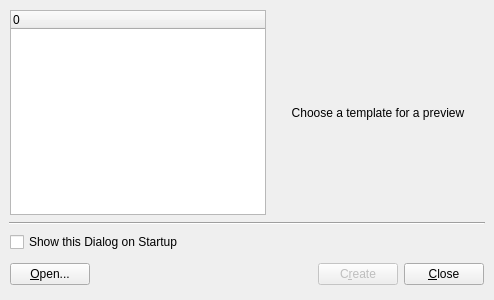
<?xml version="1.0" encoding="UTF-8"?>
<ui version="4.0">
 <comment>*********************************************************************
**
** Copyright (C) 1992-2006 Trolltech ASA. All rights reserved.
**
** This file is part of the Qt Designer of the Qt Toolkit.
**
** This file may be used under the terms of the GNU General Public
** License version 2.0 as published by the Free Software Foundation
** and appearing in the file LICENSE.GPL included in the packaging of
** this file.  Please review the following information to ensure GNU
** General Public Licensing requirements will be met:
** http://www.trolltech.com/products/qt/opensource.html
**
** If you are unsure which license is appropriate for your use, please
** review the following information:
** http://www.trolltech.com/products/qt/licensing.html or contact the
** sales department at sales@trolltech.com.
**
** This file is provided AS IS with NO WARRANTY OF ANY KIND, INCLUDING THE
** WARRANTY OF DESIGN, MERCHANTABILITY AND FITNESS FOR A PARTICULAR PURPOSE.
**
*********************************************************************</comment>
 <class>NewForm</class>
 <widget class="QDialog" name="NewForm">
  <property name="geometry">
   <rect>
    <x>0</x>
    <y>0</y>
    <width>494</width>
    <height>300</height>
   </rect>
  </property>
  <property name="windowTitle">
   <string>New Form</string>
  </property>
  <layout class="QVBoxLayout">
   <property name="spacing">
    <number>6</number>
   </property>
   <property name="margin">
    <number>9</number>
   </property>
   <item>
    <layout class="QHBoxLayout">
     <property name="spacing">
      <number>6</number>
     </property>
     <property name="margin">
      <number>1</number>
     </property>
     <item>
      <widget class="QTreeWidget" name="treeWidget">
       <property name="sizePolicy">
        <sizepolicy hsizetype="Minimum" vsizetype="Expanding">
         <horstretch>0</horstretch>
         <verstretch>0</verstretch>
        </sizepolicy>
       </property>
       <property name="iconSize">
        <size>
         <width>128</width>
         <height>128</height>
        </size>
       </property>
       <property name="rootIsDecorated">
        <bool>false</bool>
       </property>
       <property name="columnCount">
        <number>1</number>
       </property>
       <column>
        <property name="text">
         <string>0</string>
        </property>
       </column>
      </widget>
     </item>
     <item>
      <widget class="QLabel" name="lblPreview">
       <property name="sizePolicy">
        <sizepolicy hsizetype="Expanding" vsizetype="Preferred">
         <horstretch>0</horstretch>
         <verstretch>0</verstretch>
        </sizepolicy>
       </property>
       <property name="lineWidth">
        <number>1</number>
       </property>
       <property name="text">
        <string>Choose a template for a preview</string>
       </property>
       <property name="alignment">
        <set>Qt::AlignCenter</set>
       </property>
       <property name="margin">
        <number>5</number>
       </property>
      </widget>
     </item>
    </layout>
   </item>
   <item>
    <widget class="QFrame" name="horizontalLine">
     <property name="frameShape">
      <enum>QFrame::HLine</enum>
     </property>
     <property name="frameShadow">
      <enum>QFrame::Sunken</enum>
     </property>
    </widget>
   </item>
   <item>
    <layout class="QGridLayout">
     <property name="margin">
      <number>1</number>
     </property>
     <property name="spacing">
      <number>6</number>
     </property>
     <item row="1" column="0">
      <widget class="QPushButton" name="openButton">
       <property name="text">
        <string>&amp;Open...</string>
       </property>
      </widget>
     </item>
     <item row="1" column="1">
      <spacer>
       <property name="orientation">
        <enum>Qt::Horizontal</enum>
       </property>
       <property name="sizeHint" stdset="0">
        <size>
         <width>61</width>
         <height>32</height>
        </size>
       </property>
      </spacer>
     </item>
     <item row="1" column="2">
      <widget class="QPushButton" name="createButton">
       <property name="enabled">
        <bool>false</bool>
       </property>
       <property name="text">
        <string>C&amp;reate</string>
       </property>
       <property name="autoDefault">
        <bool>false</bool>
       </property>
       <property name="default">
        <bool>true</bool>
       </property>
      </widget>
     </item>
     <item row="1" column="3">
      <widget class="QPushButton" name="closeButton">
       <property name="text">
        <string>&amp;Close</string>
       </property>
       <property name="autoDefault">
        <bool>false</bool>
       </property>
       <property name="default">
        <bool>false</bool>
       </property>
      </widget>
     </item>
     <item row="0" column="0" colspan="2">
      <widget class="QCheckBox" name="chkShowOnStartup">
       <property name="text">
        <string>Show this Dialog on Startup</string>
       </property>
      </widget>
     </item>
    </layout>
   </item>
  </layout>
 </widget>
 <resources/>
 <connections/>
</ui>
